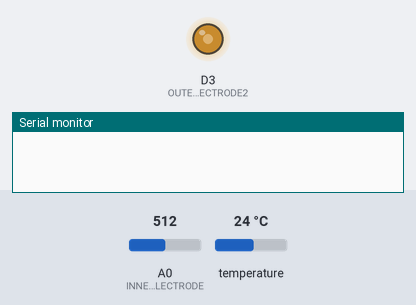
This sketch was run on a simulated Arduino Zero (SAMD21). Parts: output pins drawn as LEDs (lit = HIGH), the last lines printed to the serial monitor. The test bench sets the inputs (shaded band); at power-on: A0 (INNER_ELECTRODE) = 512, temperature 24 °C (analog values on the 0–1023 scale). Pins used as bus, display or sensor lines are not drawn.

Above: at 0.05 s.
At 10.85 s:
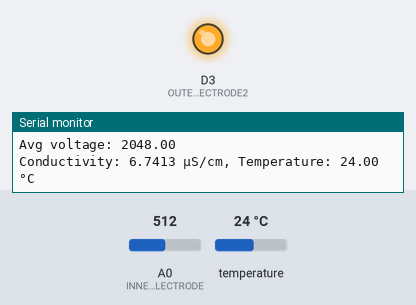
Timing chart, 0 to 14.1 s (numbered marks = the images above):
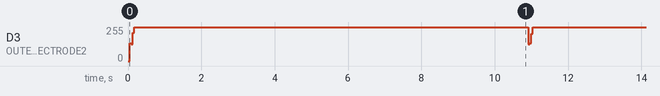

The sketch:

CalibratedElectrodes2Pole1310_v2.ino
```cpp
#include <DallasTemperature.h>
#include <vector>
#include <algorithm>
#include <cmath>

const int OUTER_ELECTRODE1 = 2;
const int OUTER_ELECTRODE2 = 3;
const int INNER_ELECTRODE = A0;
const int TEMP_SENSOR_PIN = A3;

// DS18B20 pin
#define ONE_WIRE_BUS TEMP_SENSOR_PIN

// Setup a oneWire instance
OneWire oneWire(ONE_WIRE_BUS);
DallasTemperature sensors(&oneWire);

const int OSCILLATION_FREQUENCY = 500; // Hz
const int SAMPLE_DELAY = 100; // ms
const int HALF_SEC_MICROS = 500000; //half a second in micros

float TEMP_COEF = 0.02; // for conductivity calcs
float BOARD_VOLTAGE = 3.3; // MKR1310 logic voltage
float STANDARD_REF_TEMP = 25.0; // standardised temp for conductivity measurements

void setup() {
  Serial.begin(9600);
  analogReadResolution(12);
  pinMode(OUTER_ELECTRODE1, OUTPUT);
  pinMode(OUTER_ELECTRODE2, OUTPUT);
  pinMode(INNER_ELECTRODE, INPUT);
  pinMode(TEMP_SENSOR_PIN, INPUT);
}

void loop() {

  readConductivityAndTemp();

  delay(10000);
}
/*
void readConductivityAndTemp() {
    int samples = 0;
    std::vector<int> readings;
    unsigned long startTime = millis();

    // Oscillation and measurement
    while (millis() - startTime < SAMPLE_DELAY) {
        // Generate oscillating current
        digitalWrite(OUTER_ELECTRODE1, HIGH);
        digitalWrite(OUTER_ELECTRODE2, LOW);
        delayMicroseconds(HALF_SEC_MICROS / OSCILLATION_FREQUENCY);

        // Read voltage
        readings.push_back(analogRead(INNER_ELECTRODE));
        samples++;

        // Flip polarity
        digitalWrite(OUTER_ELECTRODE1, LOW);
        digitalWrite(OUTER_ELECTRODE2, HIGH);
        delayMicroseconds(HALF_SEC_MICROS / OSCILLATION_FREQUENCY);

        // Read voltage again
        readings.push_back(analogRead(INNER_ELECTRODE));
        samples++;
    }

    // Calculate average reading
    float averageReading = trimAndAverageReadings(readings, samples);

    // Convert to conductance
    float voltage = averageReading / 1023.0 * BOARD_VOLTAGE;
    float resistance = 10000.0; // 10k Ohm resistors
    float conductance = voltage / (resistance * (BOARD_VOLTAGE - voltage));

    // Apply cell constant (to be determined experimentally)
    float cellConstant = 1.0; // Placeholder value, needs calibration
    float conductivity = conductance * cellConstant;

    sensors.requestTemperatures(); // get temperature
    float temperature = sensors.getTempCByIndex(0); // Get temperature in Celsius

    // Apply temperature compensation
    float compensatedConductivity = conductivity / (1 + TEMP_COEF * (temperature - STANDARD_REF_TEMP));

    Serial.print("Conductivity: ");
    Serial.print(compensatedConductivity, 4);
    Serial.print(" µS/cm, Temperature: ");
    Serial.print(temperature, 2);
    Serial.println(" °C");
}
*/

//read temperature and conductivity together to perform temperature adjustment for conductivity
void readConductivityAndTemp() {
  int samples = 0;
  std::vector<int> readings;

  unsigned long startTime = millis();
  //loop to take readings for desiggnated period at specified frequency (Hz)
  while (millis() - startTime < SAMPLE_DELAY) {
    // Generate oscillating current
    digitalWrite(OUTER_ELECTRODE1, HIGH);
    digitalWrite(OUTER_ELECTRODE2, LOW);
    delayMicroseconds(HALF_SEC_MICROS / OSCILLATION_FREQUENCY);

    // get voltage
    readings.push_back(analogRead(INNER_ELECTRODE));
    samples++;

    // flip polarity
    digitalWrite(OUTER_ELECTRODE1, LOW);
    digitalWrite(OUTER_ELECTRODE2, HIGH);
    delayMicroseconds(HALF_SEC_MICROS / OSCILLATION_FREQUENCY);

    // Read voltage again
    readings.push_back(analogRead(INNER_ELECTRODE));
    samples++;
  }

  // Calculate average reading
  float averageReading = trimAndAverageReadings(readings, samples);
  Serial.print("Avg voltage: ");
  Serial.println(averageReading);
  // Convert to conductivity
  float conductivity = averageReading / 1023.0 * BOARD_VOLTAGE;
 /*
float voltage = averageReading * (BOARD_VOLTAGE / 1023.0);
float current = voltage / 10000.0; //  10k resistor
float resistance = (BOARD_VOLTAGE - voltage) / current;
float cellConstant = 0.1; // This needs to be determined through calibration
float conductivity = (1.0 / resistance) * cellConstant;
 */
  sensors.requestTemperatures(); // get temperature
  float temperature = sensors.getTempCByIndex(0); // Get temperature in Celsius

  // Apply temperature compensation
  float compensatedConductivity = conductivity / (1 + TEMP_COEF * (temperature - STANDARD_REF_TEMP));

  Serial.print("Conductivity: ");
  Serial.print(compensatedConductivity, 4);
  Serial.print(" µS/cm, Temperature: ");
  Serial.print(temperature, 2);
  Serial.println(" °C");
}


//drop highest and lowest n% of values to reduce noise
float trimAndAverageReadings(std::vector<int>& readings, int numReadings) {
    if (readings.empty() || numReadings < 3) {
        return 0.0f;  // Return 0 if the vector is empty or numReadings is invalid
    }

    // Sort the vector
    std::sort(readings.begin(), readings.end());

    // Calc number of elements to trim
    int trimCount = std::round(numReadings * 0.2);  // 20% from top and bottom

    // don't trim more than half the vector
    trimCount = std::min(trimCount, (int)readings.size() / 2 - 1);

    // Sum up
    float sum = 0;
    for (int i = trimCount; i < readings.size() - trimCount; ++i) {
        sum += readings[i];
    }

    // retrun average
    int remainingElements = readings.size() - (2 * trimCount); //2x - 1 at each end
    return sum / remainingElements;
}
```
